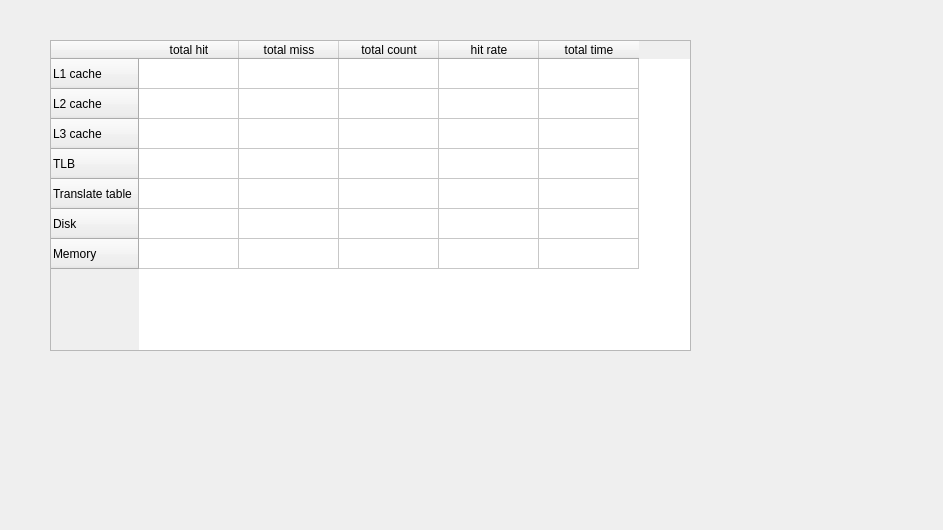
<?xml version="1.0" encoding="UTF-8"?>
<ui version="4.0">
 <class>info_table</class>
 <widget class="QDialog" name="info_table">
  <property name="geometry">
   <rect>
    <x>0</x>
    <y>0</y>
    <width>943</width>
    <height>530</height>
   </rect>
  </property>
  <property name="windowTitle">
   <string>Dialog</string>
  </property>
  <widget class="QTableWidget" name="tableWidget">
   <property name="geometry">
    <rect>
     <x>50</x>
     <y>40</y>
     <width>641</width>
     <height>311</height>
    </rect>
   </property>
   <property name="editTriggers">
    <set>QAbstractItemView::NoEditTriggers</set>
   </property>
   <attribute name="horizontalHeaderShowSortIndicator" stdset="0">
    <bool>false</bool>
   </attribute>
   <attribute name="horizontalHeaderStretchLastSection">
    <bool>false</bool>
   </attribute>
   <attribute name="verticalHeaderVisible">
    <bool>true</bool>
   </attribute>
   <attribute name="verticalHeaderCascadingSectionResizes">
    <bool>false</bool>
   </attribute>
   <attribute name="verticalHeaderShowSortIndicator" stdset="0">
    <bool>false</bool>
   </attribute>
   <attribute name="verticalHeaderStretchLastSection">
    <bool>false</bool>
   </attribute>
   <row>
    <property name="text">
     <string>L1 cache</string>
    </property>
   </row>
   <row>
    <property name="text">
     <string>L2 cache</string>
    </property>
   </row>
   <row>
    <property name="text">
     <string>L3 cache</string>
    </property>
   </row>
   <row>
    <property name="text">
     <string>TLB</string>
    </property>
   </row>
   <row>
    <property name="text">
     <string>Translate table</string>
    </property>
   </row>
   <row>
    <property name="text">
     <string>Disk</string>
    </property>
   </row>
   <row>
    <property name="text">
     <string>Memory</string>
    </property>
   </row>
   <column>
    <property name="text">
     <string>total hit</string>
    </property>
   </column>
   <column>
    <property name="text">
     <string>total miss</string>
    </property>
   </column>
   <column>
    <property name="text">
     <string>total count</string>
    </property>
   </column>
   <column>
    <property name="text">
     <string>hit rate</string>
    </property>
   </column>
   <column>
    <property name="text">
     <string>total time</string>
    </property>
   </column>
   <item row="0" column="0">
    <property name="text">
     <string/>
    </property>
   </item>
   <item row="0" column="1">
    <property name="text">
     <string/>
    </property>
   </item>
  </widget>
 </widget>
 <tabstops>
  <tabstop>tableWidget</tabstop>
 </tabstops>
 <resources/>
 <connections/>
</ui>
